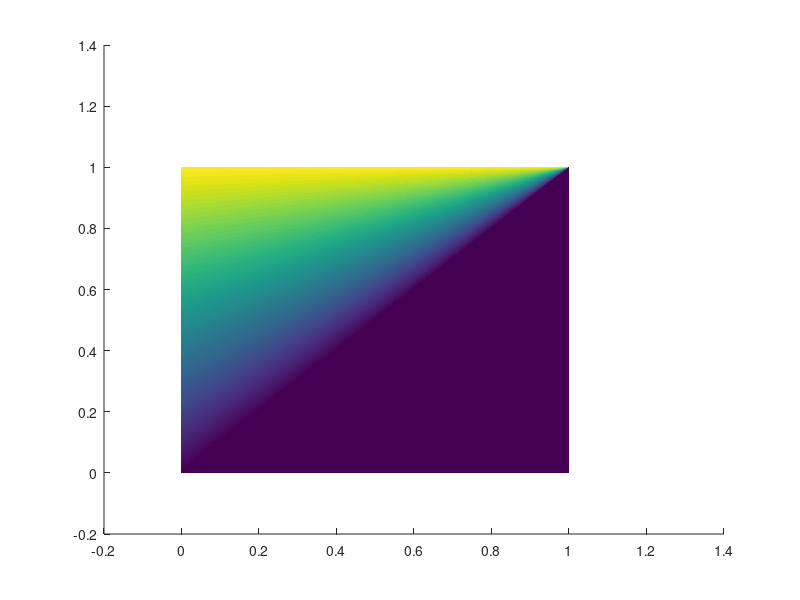

MATLAB code to generate this figure: (Note: this script raises an error after producing the figure.)
% Plot domain and range of Pattern Reconstruction in 2D, with Rin on x and
% Rout on y
fh = figure; clf;
[X,Y] = meshgrid(0:0.001:1,0:0.001:1);
Z = (Y-X)./(1-X);
Z(Z<=0)=0;
x = X(1,:) ;
y = Y(:,1) ;
imagesc('XData',x,'YData',y,'CData',Z)
fh.WindowState = 'maximized';
xlabel('R_{In}')
ylabel('R_{Out}')
zlabel('Pattern Reconstruction')
xlim([-0.0025 1])
ylim([-0.005 1])
xticks([0 0.1 0.2 0.3 0.4 0.5 0.6 0.7 0.8 0.9 1])
yticks([0 0.1 0.2 0.3 0.4 0.5 0.6 0.7 0.8 0.9 1])
ax = gca;
ax.LineWidth = 5;
box off;
ax.TickDir = 'out';
ax.FontSize = 25;
a = colorbar;
a.TickDirection = 'out';
a.LineWidth = 5;
a.Label.String = 'Reconstruction';

